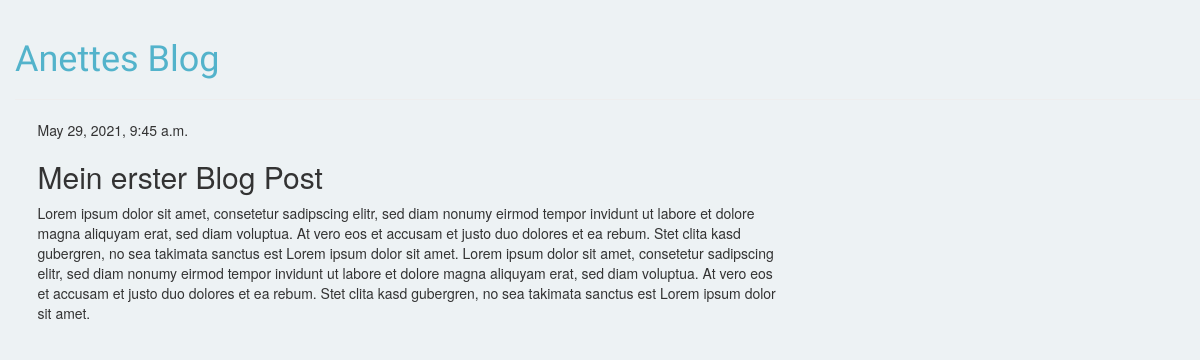
The app's page /post/1/ with its own data.
### blog/models.py (models this page shows, shortened)
class Post(models.Model):
    author = models.ForeignKey(settings.AUTH_USER_MODEL, on_delete=models.CASCADE)
    title = models.CharField(max_length=200)
    text = models.TextField()
    created_date = models.DateTimeField(default=timezone.now)
    published_date = models.DateTimeField(blank=True, null=True)

### blog/views.py (the view)
# urls.py: path('post/<int:pk>/', views.post_detail, name='post_detail'),
def post_detail(request, pk):
    post = get_object_or_404(Post, pk=pk)
    return render(request, 'blog/post_detail.html', {'post': post})

### blog/templates/blog/post_detail.html
{% extends 'blog/base.html' %}
{% block content %}
    <div class="post">
        {% if post.published_date %}
            <div class="date">
                {{ post.published_date }}
            </div>
        {% endif %}
        <h2>{{ post.title }}</h2>
        <p>{{ post.text|linebreaksbr }}</p>
    </div>
{% endblock %}

### blog/static/css/blog.css (style rules this page uses)
body { padding-left: 15px; background-color: #edf2f4; }

### records on screen
Post: published_date "May 29, 2021, 9:45 a.m.", title "Mein erster Blog Post", text "Lorem ipsum dolor sit amet, consetetur sadipscing elitr, sed diam nonumy eirmod tempor invidunt ut labore et dolore magna aliquyam erat, sed diam voluptua. At vero eos et accusam et justo duo dolores et ea rebum. Stet clita kasd gubergren, no sea takimata sanctus est Lorem ipsum dolor sit amet. Lorem ipsum dolor sit amet, consetetur sadipscing elitr, sed diam nonumy eirmod tempor invidunt ut labore et dolore magna aliquyam erat, sed diam voluptua. At vero eos et accusam et justo duo dolores et ea rebum. Stet clita kasd gubergren, no sea takimata sanctus est Lorem ipsum dolor sit amet."
